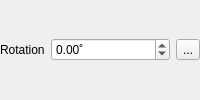
                       <widget class="QFrame" name="mPlacementRotationFrame">
                        <property name="minimumSize">
                         <size>
                          <width>0</width>
                          <height>0</height>
                         </size>
                        </property>
                        <property name="frameShape">
                         <enum>QFrame::NoFrame</enum>
                        </property>
                        <property name="frameShadow">
                         <enum>QFrame::Raised</enum>
                        </property>
                        <layout class="QGridLayout" name="gridLayout_26">
                         <property name="margin">
                          <number>0</number>
                         </property>
                         <item row="0" column="0">
                          <widget class="QLabel" name="label_25">
                           <property name="sizePolicy">
                            <sizepolicy hsizetype="Preferred" vsizetype="Preferred">
                             <horstretch>0</horstretch>
                             <verstretch>0</verstretch>
                            </sizepolicy>
                           </property>
                           <property name="text">
                            <string>Rotation</string>
                           </property>
                           <property name="alignment">
                            <set>Qt::AlignLeading|Qt::AlignLeft|Qt::AlignVCenter</set>
                           </property>
                          </widget>
                         </item>
                         <item row="0" column="1">
                          <widget class="QDoubleSpinBox" name="mPointAngleSpinBox">
                           <property name="enabled">
                            <bool>true</bool>
                           </property>
                           <property name="sizePolicy">
                            <sizepolicy hsizetype="MinimumExpanding" vsizetype="Fixed">
                             <horstretch>0</horstretch>
                             <verstretch>0</verstretch>
                            </sizepolicy>
                           </property>
                           <property name="suffix">
                            <string>˚</string>
                           </property>
                           <property name="minimum">
                            <double>-360.000000000000000</double>
                           </property>
                           <property name="maximum">
                            <double>360.000000000000000</double>
                           </property>
                          </widget>
                         </item>
                         <item row="0" column="2">
                          <widget class="QgsDataDefinedButton" name="mPointAngleDDBtn">
                           <property name="text">
                            <string>...</string>
                           </property>
                          </widget>
                         </item>
                        </layout>
                       </widget>
